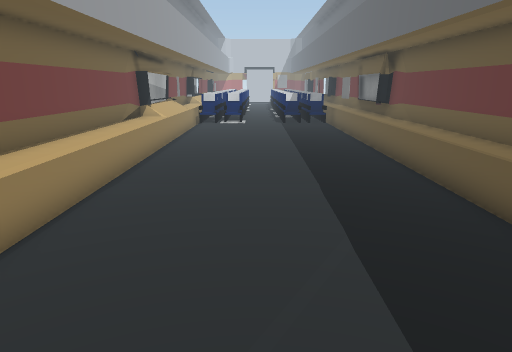
view 1 (above)

12 first-person views from a walk through a 3-D level made in the Unity game engine. The camera is 1.2 m above the floor, tilts 14° down and sees 70° across. The floor is counted in squares, 0.5 m on a side. Each view is taken from the middle of a square. On the plan, view 1 faces up. The plan holds only what a view shows up to about 20 squares ahead; the rest is blank. The place goes on beyond the plan. The player character is not drawn. Some animated figures are left out. Some surface patterns are stand-ins.

view 2
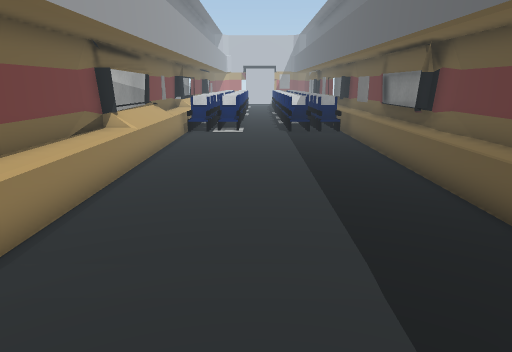

view 3
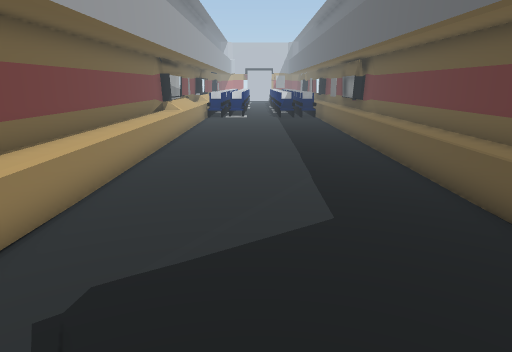

view 4
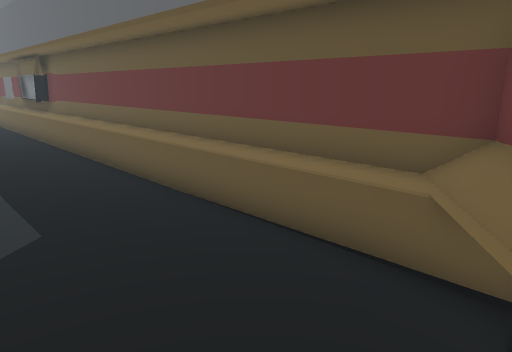

view 5
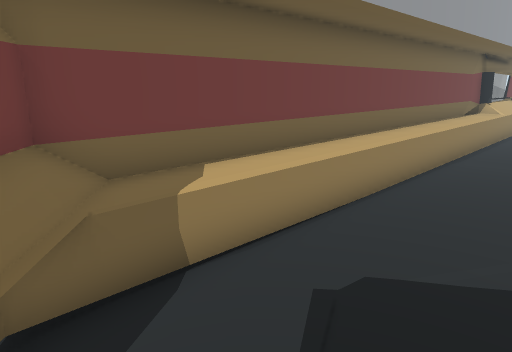

view 6
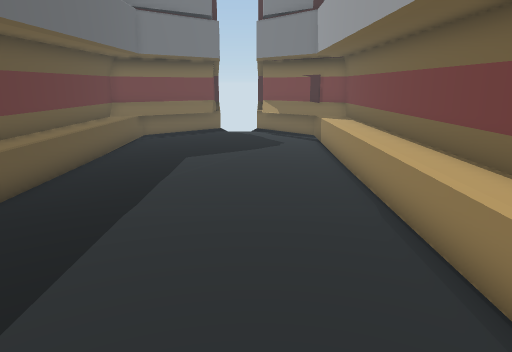

view 7
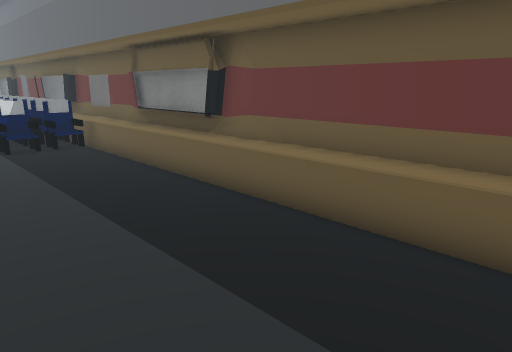

view 8
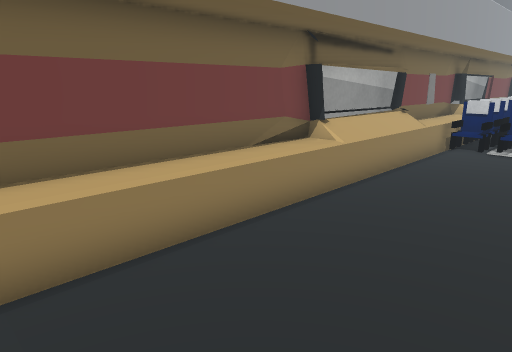

view 9
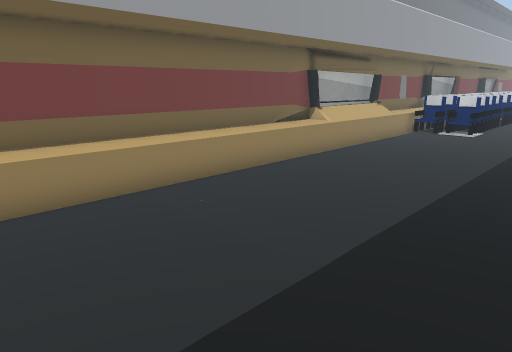

view 10
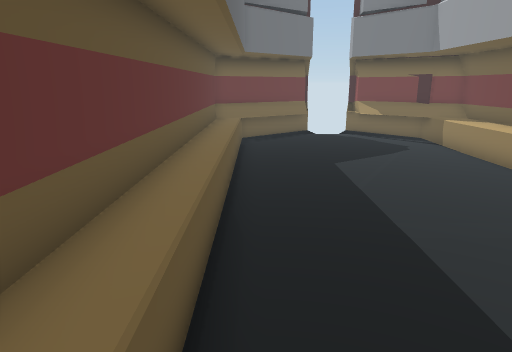

view 11
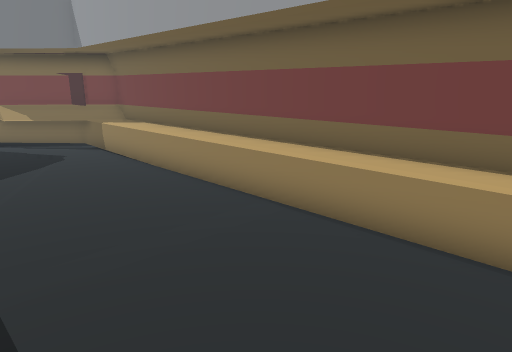

view 12
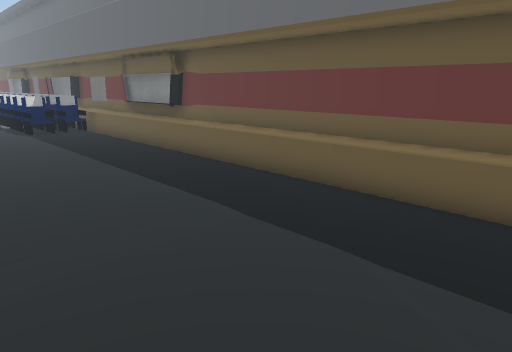

### Floor plan
Key: @ floor where view 1 was taken; # wall or solid block; . main floor; : floor 0.25 m higher than the main floor; + floor 0.5 m higher than the main floor; / step, stairs or slope; = window, fence, low wall or low ledge; ^ raised ledge; C chair.
Columns run from 6 left of view 1 to 6 right of it. Each row starts with its distance up from view 1.
 24 #^^CCC..CCC^^
 23 #^^///..//:^#
 22 ##^........^#
 21 ##^........##
 20  #^........^#
 19  #^........=#
 18  #^........=#
 17  #^........=#
 16  #=........##
 15  #^........+#
 14  ^^........+#
 13  #+........+#
 12  #+........+#
 11  #+........+#
 10  #+........+#
  9  #+........+#
  8  #+........+#
  7  #+........+#
  6  #+........+#
  5  #+........+#
  4  #+........+#
  3  #+........+#
  2  #+........+#
  1  #+........+#
  0  #+...@....+#
 -1  #+........+#
 -2  #^........=#
 -3  #^^......^##
 -4  ##^^...=###

Where each view was taken, in squares from view 1:
view 1: 0 up, 0 right, facing up
view 2: 4 up, 0 right, facing up
view 3: 4 down, 0 right, facing up
view 4: 4 down, 0 right, facing up-right
view 5: 4 down, 0 right, facing up-left
view 6: 15 up, 1 left, facing down
view 7: 8 up, 1 left, facing up-right
view 8: 8 up, 1 right, facing up-left
view 9: 4 up, 4 right, facing up-left
view 10: 14 up, 4 right, facing down
view 11: 13 up, 2 right, facing down-left
view 12: 3 up, 3 left, facing up-right
